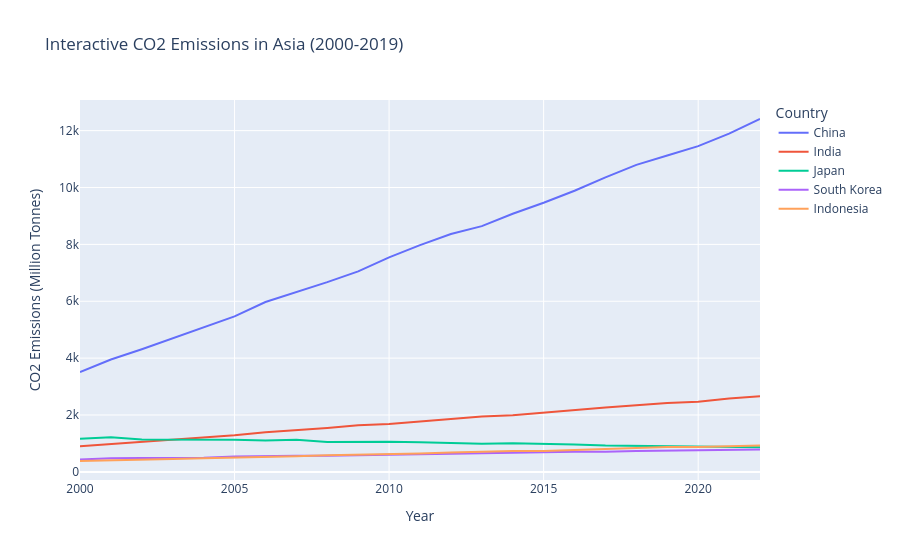

Notebook code cell kept with this figure:
### Markdown cell above
## Task 1

### Code cell
import pandas as pd
import plotly.express as px

# Load your data
df = pd.read_csv('data/co2_emissions.csv')

# Filter for the Asian region
asia_df = df[df['Region'] == 'Asia']

# Create an interactive line chart
fig = px.line(asia_df, 
              x='Year', 
              y='CO2_Mt', 
              color='Country', 
              title='Interactive CO2 Emissions in Asia (2000-2019)',
              labels={'CO2_Mt': 'CO2 Emissions (Million Tonnes)', 'Year': 'Year'})

fig.show()

### Figure 1 — Plotly figure (JSON) as saved in the notebook; plotly's stock layout.template omitted (floating-point values rounded to 4 significant figures)
{"data": [{"hovertemplate": "Country=China<br>Year=%{x}<br>CO2 Emissions (Million Tonnes)=%{y}<extra></extra>", "legendgroup": "China", "line": {"color": "#636efa", "dash": "solid"}, "marker": {"symbol": "circle"}, "mode": "lines", "name": "China", "orientation": "v", "showlegend": true, "type": "scatter", "x": [2000, 2001, 2002, 2003, 2004, 2005, 2006, 2007, 2008, 2009, 2010, 2011, 2012, 2013, 2014, 2015, 2016, 2017, 2018, 2019, 2020, 2021, 2022], "xaxis": "x", "y": [3514.0, 3952.0, 4312.0, 4692.0, 5079.0, 5468.0, 5974.0, 6323.0, 6673.0, 7053.0, 7543.0, 7972.0, 8365.0, 8641.0, 9078.0, 9466.0, 9887.0, 10360.0, 10790.0, 11130.0, 11450.0, 11900.0, 12410.0], "yaxis": "y"}, {"hovertemplate": "Country=India<br>Year=%{x}<br>CO2 Emissions (Million Tonnes)=%{y}<extra></extra>", "legendgroup": "India", "line": {"color": "#EF553B", "dash": "solid"}, "marker": {"symbol": "circle"}, "mode": "lines", "name": "India", "orientation": "v", "showlegend": true, "type": "scatter", "x": [2000, 2001, 2002, 2003, 2004, 2005, 2006, 2007, 2008, 2009, 2010, 2011, 2012, 2013, 2014, 2015, 2016, 2017, 2018, 2019, 2020, 2021, 2022], "xaxis": "x", "y": [901.6, 974.6, 1056.0, 1146.0, 1205.0, 1291.0, 1396.0, 1466.0, 1542.0, 1637.0, 1687.0, 1774.0, 1865.0, 1945.0, 1994.0, 2092.0, 2177.0, 2267.0, 2345.0, 2419.0, 2466.0, 2580.0, 2661.0], "yaxis": "y"}, {"hovertemplate": "Country=Japan<br>Year=%{x}<br>CO2 Emissions (Million Tonnes)=%{y}<extra></extra>", "legendgroup": "Japan", "line": {"color": "#00cc96", "dash": "solid"}, "marker": {"symbol": "circle"}, "mode": "lines", "name": "Japan", "orientation": "v", "showlegend": true, "type": "scatter", "x": [2000, 2001, 2002, 2003, 2004, 2005, 2006, 2007, 2008, 2009, 2010, 2011, 2012, 2013, 2014, 2015, 2016, 2017, 2018, 2019, 2020, 2021, 2022], "xaxis": "x", "y": [1166.0, 1220.0, 1136.0, 1131.0, 1151.0, 1127.0, 1101.0, 1133.0, 1050.0, 1061.0, 1064.0, 1042.0, 1005.0, 990.9, 1010.0, 996.6, 967.4, 925.1, 916.6, 914.5, 902.8, 898.1, 865.1], "yaxis": "y"}, {"hovertemplate": "Country=South Korea<br>Year=%{x}<br>CO2 Emissions (Million Tonnes)=%{y}<extra></extra>", "legendgroup": "South Korea", "line": {"color": "#ab63fa", "dash": "solid"}, "marker": {"symbol": "circle"}, "mode": "lines", "name": "South Korea", "orientation": "v", "showlegend": true, "type": "scatter", "x": [2000, 2001, 2002, 2003, 2004, 2005, 2006, 2007, 2008, 2009, 2010, 2011, 2012, 2013, 2014, 2015, 2016, 2017, 2018, 2019, 2020, 2021, 2022], "xaxis": "x", "y": [438.1, 481.5, 490.6, 490.8, 494.6, 537.2, 539.0, 566.1, 570.0, 585.4, 595.9, 620.6, 631.1, 649.6, 646.2, 686.5, 704.0, 706.0, 738.5, 750.8, 755.8, 777.3, 789.5], "yaxis": "y"}, {"hovertemplate": "Country=Indonesia<br>Year=%{x}<br>CO2 Emissions (Million Tonnes)=%{y}<extra></extra>", "legendgroup": "Indonesia", "line": {"color": "#FFA15A", "dash": "solid"}, "marker": {"symbol": "circle"}, "mode": "lines", "name": "Indonesia", "orientation": "v", "showlegend": true, "type": "scatter", "x": [2000, 2001, 2002, 2003, 2004, 2005, 2006, 2007, 2008, 2009, 2010, 2011, 2012, 2013, 2014, 2015, 2016, 2017, 2018, 2019, 2020, 2021, 2022], "xaxis": "x", "y": [382.8, 400.4, 430.7, 453.8, 482.6, 501.9, 533.0, 551.8, 586.6, 602.5, 614.5, 647.3, 680.1, 717.7, 736.3, 738.2, 768.8, 813.7, 834.8, 872.3, 876.5, 898.5, 930.5], "yaxis": "y"}], "layout": {"legend": {"title": {"text": "Country"}, "tracegroupgap": 0}, "title": {"text": "Interactive CO2 Emissions in Asia (2000-2019)"}, "xaxis": {"anchor": "y", "domain": [0, 1], "title": {"text": "Year"}}, "yaxis": {"anchor": "x", "domain": [0, 1], "title": {"text": "CO2 Emissions (Million Tonnes)"}}}}
